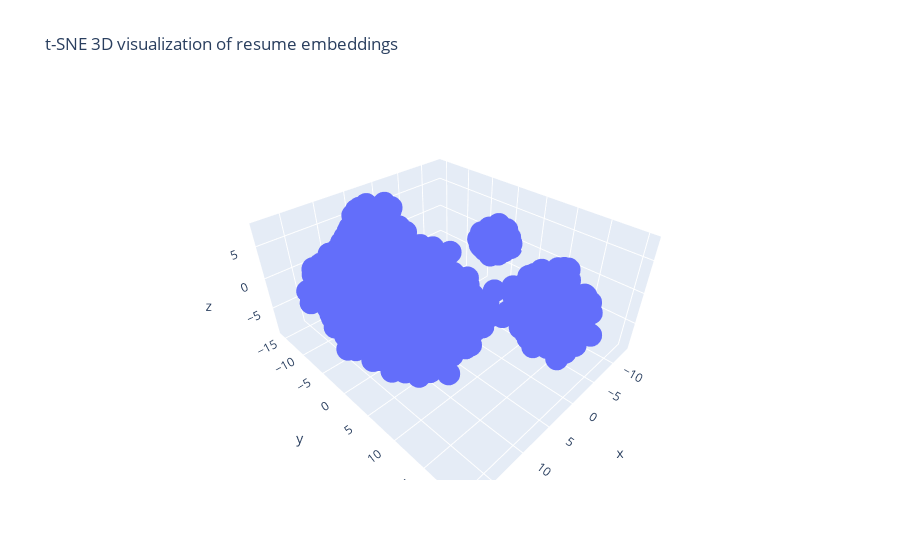
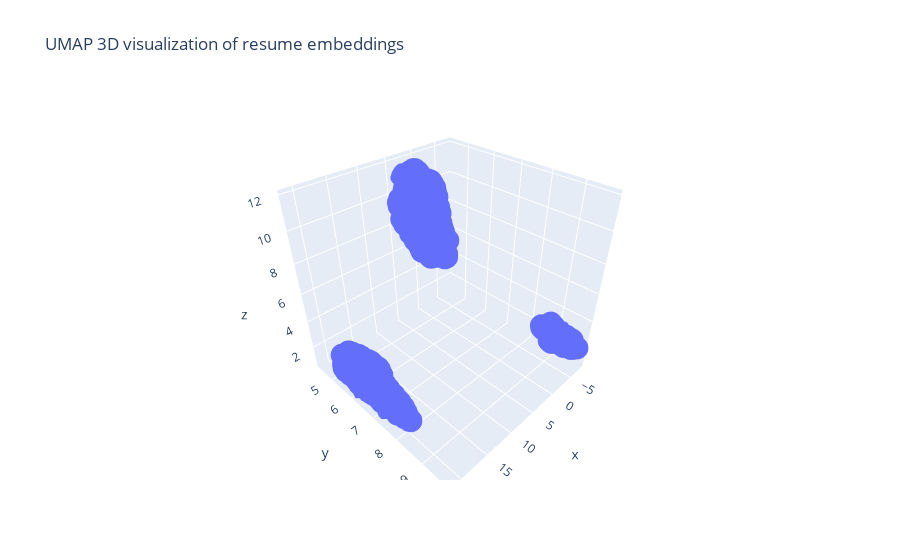

The notebook cell saved with these charts, in order:
### Code cell
import pandas as pd
import numpy as np
import pickle
import matplotlib.pyplot as plt
from sklearn.manifold import TSNE
import umap
import plotly.express as px

# Load the processed DataFrame from the pickle file
pickle_file_path = 'resume_data.pkl'
print(f"Loading processed DataFrame from '{pickle_file_path}'...")
resume_df = pd.read_pickle(pickle_file_path)
print("Processed DataFrame loaded successfully.")

# Extract embeddings
print("Extracting embeddings...")
embeddings = resume_df['embeddings'].apply(lambda x: list(map(float, x.split(','))) if x else [])
embeddings = np.array([e for e in embeddings if e]).astype('float32')

if len(embeddings) == 0:
    print("No embeddings found to visualize.")
else:
    # t-SNE 3D visualization
    print("Running t-SNE for 3D visualization...")
    tsne = TSNE(n_components=3, random_state=42)
    tsne_results = tsne.fit_transform(embeddings)

    fig_tsne = px.scatter_3d(
        x=tsne_results[:, 0], 
        y=tsne_results[:, 1], 
        z=tsne_results[:, 2],
        title='t-SNE 3D visualization of resume embeddings'
    )
    fig_tsne.show()

    # UMAP 3D visualization
    print("Running UMAP for 3D visualization...")
    umap_reducer = umap.UMAP(n_neighbors=15, min_dist=0.1, n_components=3, random_state=42)
    umap_results = umap_reducer.fit_transform(embeddings)

    fig_umap = px.scatter_3d(
        x=umap_results[:, 0], 
        y=umap_results[:, 1], 
        z=umap_results[:, 2],
        title='UMAP 3D visualization of resume embeddings'
    )
    fig_umap.show()

### Figure 1 — Plotly figure (JSON) as saved in the notebook; plotly's stock layout.template omitted (floating-point values rounded to 4 significant figures; data arrays with more than 128 entries replaced by an {"elided": "..."} marker saying what was removed)
{"data": [{"hovertemplate": "x=%{x}<br>y=%{y}<br>z=%{z}<extra></extra>", "legendgroup": "", "marker": {"color": "#636efa", "symbol": "circle"}, "mode": "markers", "name": "", "scene": "scene", "showlegend": false, "type": "scatter3d", "x": {"elided": "2483 float values"}, "y": {"elided": "2483 float values"}, "z": {"elided": "2483 float values"}}], "layout": {"legend": {"tracegroupgap": 0}, "scene": {"domain": {"x": [0, 1], "y": [0, 1]}, "xaxis": {"title": {"text": "x"}}, "yaxis": {"title": {"text": "y"}}, "zaxis": {"title": {"text": "z"}}}, "title": {"text": "t-SNE 3D visualization of resume embeddings"}}}

### Figure 2 — Plotly figure (JSON) as saved in the notebook; plotly's stock layout.template omitted (floating-point values rounded to 4 significant figures; data arrays with more than 128 entries replaced by an {"elided": "..."} marker saying what was removed)
{"data": [{"hovertemplate": "x=%{x}<br>y=%{y}<br>z=%{z}<extra></extra>", "legendgroup": "", "marker": {"color": "#636efa", "symbol": "circle"}, "mode": "markers", "name": "", "scene": "scene", "showlegend": false, "type": "scatter3d", "x": {"elided": "2483 float values"}, "y": {"elided": "2483 float values"}, "z": {"elided": "2483 float values"}}], "layout": {"legend": {"tracegroupgap": 0}, "scene": {"domain": {"x": [0, 1], "y": [0, 1]}, "xaxis": {"title": {"text": "x"}}, "yaxis": {"title": {"text": "y"}}, "zaxis": {"title": {"text": "z"}}}, "title": {"text": "UMAP 3D visualization of resume embeddings"}}}
